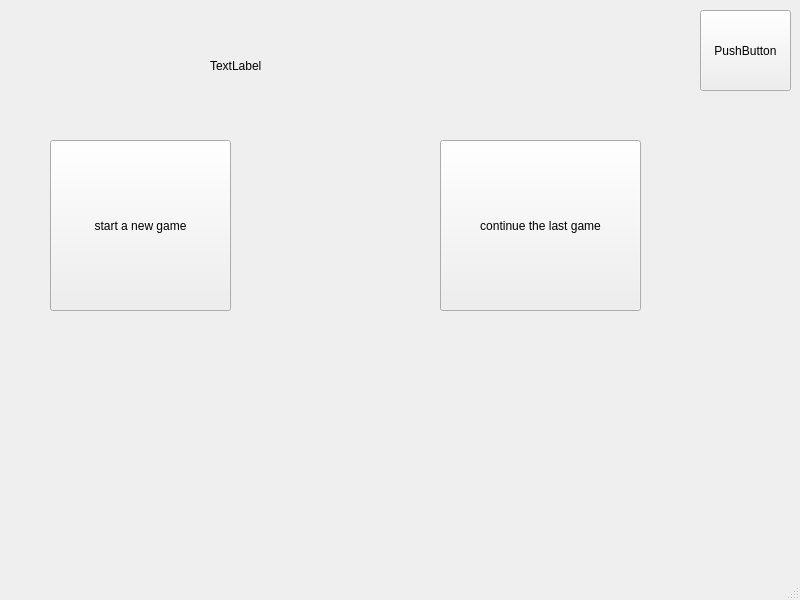
<?xml version="1.0" encoding="UTF-8"?>
<ui version="4.0">
 <class>StartMenu</class>
 <widget class="QMainWindow" name="StartMenu">
  <property name="geometry">
   <rect>
    <x>0</x>
    <y>0</y>
    <width>800</width>
    <height>600</height>
   </rect>
  </property>
  <property name="windowTitle">
   <string>MainWindow</string>
  </property>
  <widget class="QWidget" name="centralwidget">
   <widget class="QPushButton" name="returnButton">
    <property name="geometry">
     <rect>
      <x>700</x>
      <y>10</y>
      <width>91</width>
      <height>81</height>
     </rect>
    </property>
    <property name="text">
     <string>PushButton</string>
    </property>
   </widget>
   <widget class="QPushButton" name="startButton">
    <property name="geometry">
     <rect>
      <x>50</x>
      <y>140</y>
      <width>181</width>
      <height>171</height>
     </rect>
    </property>
    <property name="text">
     <string>start a new game</string>
    </property>
   </widget>
   <widget class="QPushButton" name="pushButton">
    <property name="geometry">
     <rect>
      <x>440</x>
      <y>140</y>
      <width>201</width>
      <height>171</height>
     </rect>
    </property>
    <property name="text">
     <string>continue the last game</string>
    </property>
   </widget>
   <widget class="QLabel" name="label">
    <property name="geometry">
     <rect>
      <x>210</x>
      <y>20</y>
      <width>151</width>
      <height>91</height>
     </rect>
    </property>
    <property name="text">
     <string>TextLabel</string>
    </property>
   </widget>
  </widget>
  <widget class="QMenuBar" name="menubar">
   <property name="geometry">
    <rect>
     <x>0</x>
     <y>0</y>
     <width>800</width>
     <height>23</height>
    </rect>
   </property>
  </widget>
  <widget class="QStatusBar" name="statusbar"/>
 </widget>
 <resources/>
 <connections/>
</ui>
